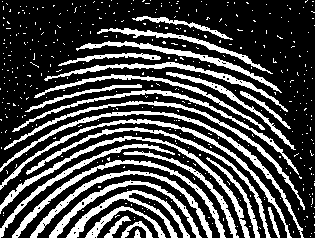
%> input picture Topic 05 - Morphological Image Processing/CODES/Fig0911(a)(noisy_fingerprint).tif, 315 x 238 px
$ octave s90Thinning.m   (GNU Octave 9; MATLAB toolbox functions it lacks are replaced by stand-ins)
%> lines starting %> are read from the running program, lines starting %| are printed output that depends on the picture; in (x1, y1, x2, y2) boxes, pixels count from 0 and x2, y2 are one past the last pixel; in counts of white or black regions, pixels touching at a corner belong together; the program's own positions count from 1
%%%%%%%%%%%%%%%%%%%%%%%%%%%%%%%%%%%%%%%%%%%%%
% Autor: Alexandre Zaghetto                 %
% Data: 23/05/2017                          %
% Local: McGill University                  %
%%%%%%%%%%%%%%%%%%%%%%%%%%%%%%%%%%%%%%%%%%%%%
% Opening & Closing: Fingerprint            %
% Gonzalez 3rd Ed. pg. 649                  %
%%%%%%%%%%%%%%%%%%%%%%%%%%%%%%%%%%%%%%%%%%%%%

clear all
close all
clc

im = imread('Fig0911(a)(noisy_fingerprint).tif');
%> im: size 238x315 logical; 28.5% white; 414 white regions (387 under 20 px), largest, box (x1, y1, x2, y2) and area: (0, 111, 304, 238) 1388, (0, 136, 250, 238) 1372, (0, 119, 292, 238) 1337
imshow(im);

% Opening
SE = strel('square',3)
im_o = imopen(im,SE);
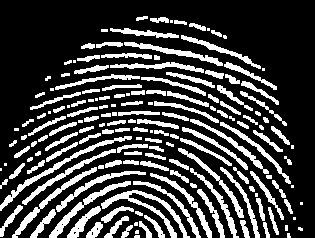
%> im_o: size 238x315 logical; 25.3% white; 167 white regions (33 under 20 px), largest, box (x1, y1, x2, y2) and area: (101, 190, 190, 238) 786, (0, 136, 132, 211) 677, (49, 181, 131, 238) 578
figure
imshow(im_o)

% Closing
im_c = imclose(im_o,SE);
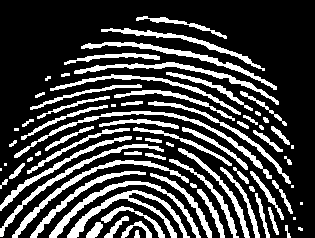
%> im_c: size 238x315 logical; 25.9% white; 75 white regions (11 under 20 px), largest, box (x1, y1, x2, y2) and area: (67, 190, 190, 238) 1111, (14, 111, 272, 179) 1082, (49, 181, 201, 238) 979
figure
imshow(im_c)

% Thinning
 im_th = bwmorph(im_c,'thin',Inf);
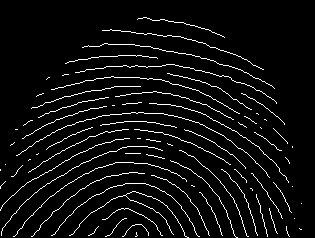
%> im_th: size 238x315 logical; 5.5% white in thin lines or dots, all inside (x1, y1, x2, y2) = (0, 17, 302, 238)
 figure
 imshow(im_th)
